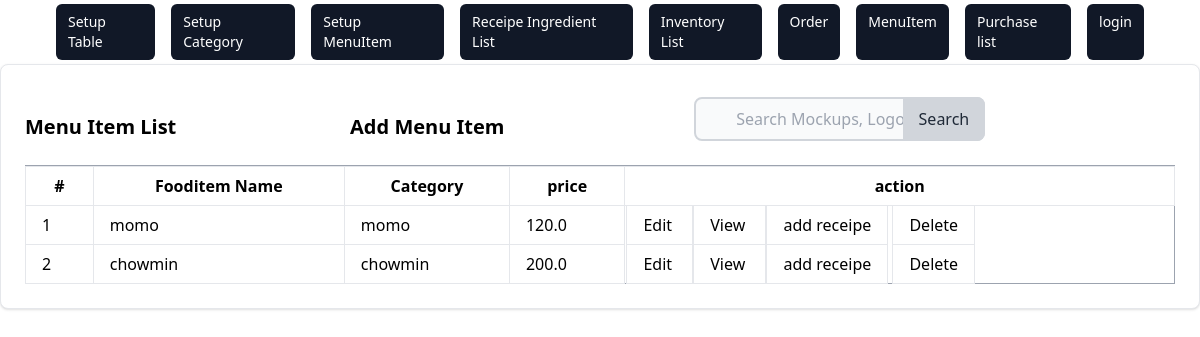
The app's page /menu/list/ with its own data.
### menu/models.py (models this page shows, shortened)
class MenuItem(models.Model):
    category = models.ForeignKey(Category, on_delete=models.CASCADE, null=True)
    food_name = models.CharField(max_length=200, null=True, unique=True)
    price = models.FloatField(null=True)

class Category(models.Model):
    name = models.CharField(max_length=100)
    description = models.TextField()
    def __str__(self):
        return self.name

### menu/views.py (the view)
# urls.py: path('list/', views.MenuListView.as_view(), name='menu_list'),
class MenuListView(ListView):
    model = MenuItem
    template_name = 'menu/menu_item_list.html'
    success_url = reverse_lazy('menu:menu_list')
    def get_context_data(self, **kwargs):
        context = super().get_context_data(**kwargs)
        context['menus'] = self.queryset
        return context

### menu/templates/menu/menu_item_list.html (shortened to what this page needs)
{% extends '../inventory/base.html' %} {% block content %}
<div class="card max-w-80%  p-6 bg-white border border-gray-200 rounded-lg shadow dark:bg-gray-800 dark:border-gray-400">
  <div class="row">
    <div class="flex items-center justify-between">
        <h5 class="text-xl font-semibold">Menu Item List</h5>
        <a href="{% url 'menu:menu_create' %}" class="text-xl font-semibold text-grey-200 hover:underline hover:text-blue-00 ml-auto">
         <h5>  Add Menu Item</h5>
        </a>
      <form method="get" action="{% url 'menu:menu_search'%}" class="max-w-md mx-auto px-4 py-2 justify-end">
        <div class="relative">
            <input
            type="search"
            id="default-search"
            name='q'
            class="block w-full pl-10 pr-4 py-2 rounded-lg border-2 border-gray-300 bg-gray-50 focus:ring-blue-500 focus:border-blue-500"
            placeholder="Search Mockups, Logos..."
            required
          />
          <button
            type="submit"
            class="absolute inset-y-0 right-0 px-4 py-2 bg-gray-300 text-gray-800 rounded-r-lg hover:bg-gray-400 focus:outline-none focus:bg-gray-400"
          >
            Search
          </button>
        </div>
      </form>
    </div>
      <div class="card-body">
        <table class="table-auto w-full border-collapse border border-gray-400 table-bordered">
          <th class="px-1 py-0">
            <tr>
              <th class="px-4 py-2 border px-4 py-2" >#</th>
              <th class="px-4 py-2  border ">Fooditem Name</th>
              <th class="px-4 py-2  border ">Category</th>
              <th  class="px-4 py-2  border ">price</th>
              <th col="3" class="px-0 py-0  border ">action</th>
            </tr>
          </th>
          <tbody>
            {% if object_list %} {% for menus in object_list %}
            <tr>
              <td class="border px-4 py-2">{{ menus.id}}</td>
              <td class="border px-4 py-2">{{ menus.food_name }}</td>
              <td class="border px-4 py-2">{{ menus.category }}</td>
              <td class="border px-4 py-2">{{ menus.price }}</td>
              <td>
                <a  class="border px-4 py-2"  href="{% url 'menu:menu_update'  menus.id  %}"> Edit </a>
                <a class="border px-4 py-2"  href="{% url 'menu:menu_detail'  menus.id %}"> View </a>
                <a class="border px-4 py-2"  href="{% url 'menu:receipe_create'  menus.id %}"> add receipe</a>
                <a  class="border px-4 py-2" href="{% url 'menu:menu_delete'  menus.id%}" > Delete </a>
              </td>
            </tr>
          {% endfor %}
          {% else %}
            <tr><td colspan="8" class="border px-4 py-2">No menu found</td></tr>
          {% endif %}
          </tbody>
        </table>
      </div>
    </div>
  </div>
  </div>
{% endblock %}

### records on screen
MenuItem: id "1", food_name "momo", category "momo", price "120.0"
MenuItem: id "2", food_name "chowmin", category "chowmin", price "200.0"
